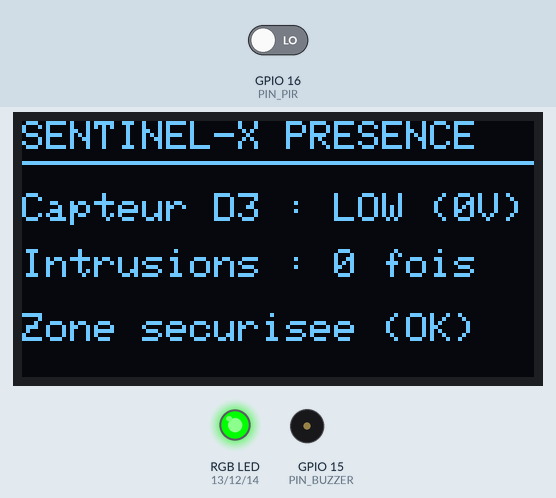
The sketch below on a simulated ESP32. On the bench: 128×64 one-colour display, an RGB LED mixed from three pins (HIGH = lit), buzzer (waves = sounding). The test bench sets the inputs (shaded band); at power-on: GPIO 16 (PIN_PIR) LOW.

Above: at 6.2 s.
6.3 s: GPIO 16 (PIN_PIR) driven HIGH
At 7.2 s:
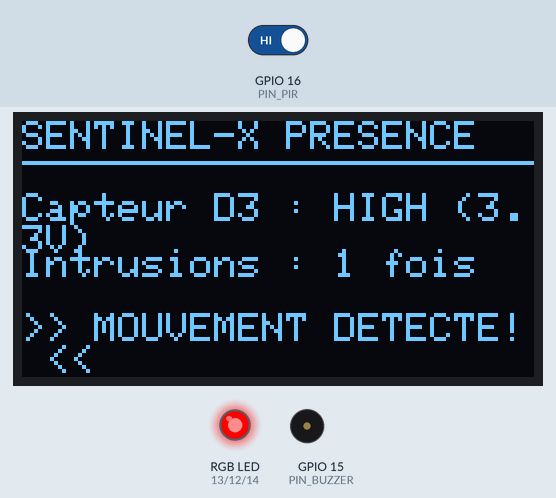
7.9 s: GPIO 16 (PIN_PIR) driven LOW
At 9.1 s:
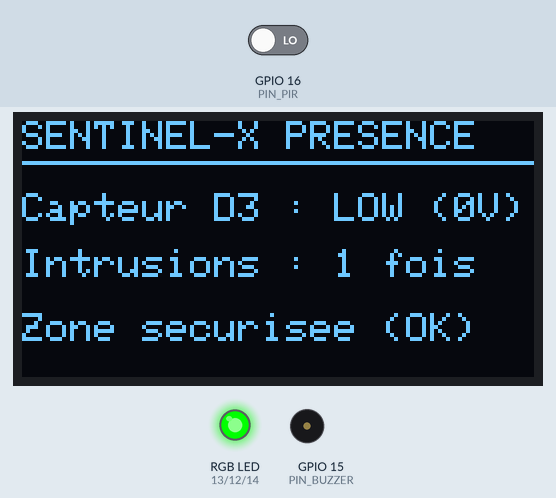
9.4 s: GPIO 16 (PIN_PIR) driven HIGH
At 9.9 s:
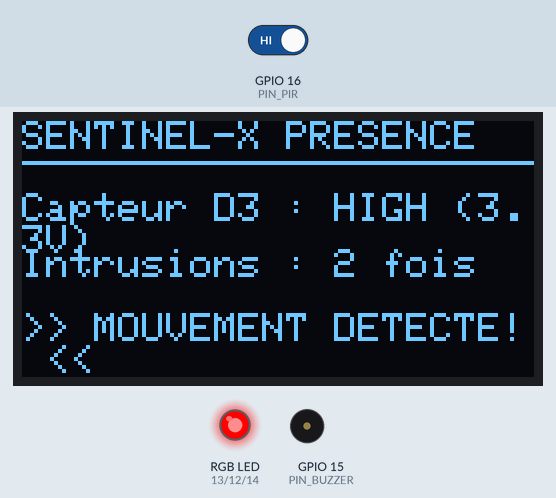
Timing chart, 0 to 12.4 s (numbered marks = the images above; inputs shaded):
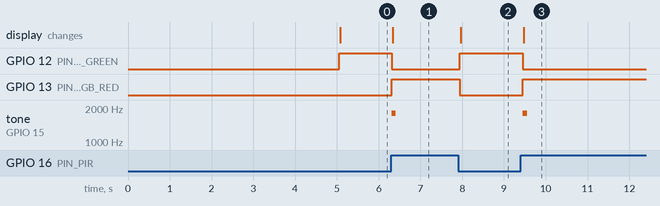

The sketch:

test_pir.ino
```cpp
#include <Arduino.h>
#include <Wire.h>
#include <Adafruit_GFX.h>
#include <Adafruit_SSD1306.h>

#define SCREEN_WIDTH 128
#define SCREEN_HEIGHT 64
#define OLED_RESET -1
#define SCREEN_ADDRESS 0x3C

// I2C OLED
#define PIN_SCL 5 // D1
#define PIN_SDA 4 // D2

// CAPTEUR DE PRÉSENCE SUR D0 (GPIO16) : D3/GPIO0 passe l'ESP en mode flash si le PIR est à 0 au reset
#define PIN_PIR 16 // D0 (GPIO16)

// LED RGB KS
#define PIN_RGB_BLUE   14 // D5
#define PIN_RGB_GREEN  12 // D6
#define PIN_RGB_RED    13 // D7

// BUZZER YXDZ
#define PIN_BUZZER     15 // D8

Adafruit_SSD1306 display(SCREEN_WIDTH, SCREEN_HEIGHT, &Wire, OLED_RESET);

int motionCount = 0;
bool lastState = false;

void setup() {
  Serial.begin(115200);

  pinMode(PIN_PIR, INPUT); // Entrée pour le capteur de présence
  pinMode(PIN_RGB_RED, OUTPUT);
  pinMode(PIN_RGB_GREEN, OUTPUT);
  pinMode(PIN_RGB_BLUE, OUTPUT);
  pinMode(PIN_BUZZER, OUTPUT);
  digitalWrite(PIN_BUZZER, LOW);

  Wire.begin(PIN_SDA, PIN_SCL);
  display.begin(SSD1306_SWITCHCAPVCC, SCREEN_ADDRESS);

  display.clearDisplay();
  display.setTextSize(1);
  display.setTextColor(SSD1306_WHITE);
  display.setCursor(5, 20);
  display.println("CALIBRATION PIR...");
  display.setCursor(5, 35);
  display.println("Attendre 5 sec");
  display.display();
  delay(5000); // Temps de chauffe du capteur PIR
}

void loop() {
  // Lecture de l'état du capteur (HIGH = mouvement détecté, LOW = calme)
  int pirState = digitalRead(PIN_PIR);

  // Si nouveau mouvement détecté
  if (pirState == HIGH && !lastState) {
    motionCount++;
    // Bip court d'alerte
    tone(PIN_BUZZER, 1800, 100);
  }
  lastState = (pirState == HIGH);

  // Gestion affichage et LED RGB
  display.clearDisplay();
  display.setTextSize(1);
  display.setTextColor(SSD1306_WHITE);
  display.setCursor(0, 0);
  display.print("SENTINEL-X PRESENCE");
  display.drawLine(0, 10, 127, 10, SSD1306_WHITE);

  display.setCursor(0, 18);
  display.printf("Capteur D3 : %s", pirState == HIGH ? "HIGH (3.3V)" : "LOW (0V)");

  display.setCursor(0, 32);
  display.printf("Intrusions : %d fois", motionCount);

  display.setCursor(0, 48);
  if (pirState == HIGH) {
    display.print(">> MOUVEMENT DETECTE! <<");
    // LED Rouge
    digitalWrite(PIN_RGB_RED, HIGH);
    digitalWrite(PIN_RGB_GREEN, LOW);
    digitalWrite(PIN_RGB_BLUE, LOW);
  } else {
    display.print("Zone securisee (OK)");
    // LED Verte
    digitalWrite(PIN_RGB_RED, LOW);
    digitalWrite(PIN_RGB_GREEN, HIGH);
    digitalWrite(PIN_RGB_BLUE, LOW);
  }

  display.display();
  delay(100);
}
```

Measured:
- after the input at 6.3 s, GPIO 12 (PIN_RGB_GREEN): HIGH → LOW at once; GPIO 13 (PIN_RGB_RED): LOW → HIGH at once; tone on GPIO 15 (PIN_BUZZER): silent → 1800 Hz at once, → silent 0.10 s later; the display: changes at once (image 1)
- after the input at 7.9 s, GPIO 12 (PIN_RGB_GREEN): LOW → HIGH after 0.05 s; GPIO 13 (PIN_RGB_RED): HIGH → LOW after 0.05 s; the display: changes after 0.07 s (image 2)
- after the input at 9.4 s, GPIO 12 (PIN_RGB_GREEN): HIGH → LOW after 0.05 s; GPIO 13 (PIN_RGB_RED): LOW → HIGH after 0.05 s; tone on GPIO 15 (PIN_BUZZER): silent → 1800 Hz after 0.05 s, → silent 0.10 s later; the display: changes after 0.08 s (image 3)
